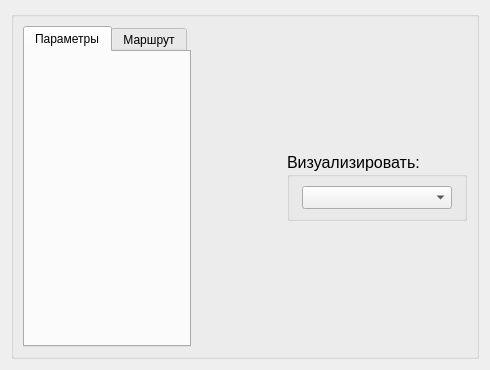
<?xml version="1.0" encoding="UTF-8"?>
<ui version="4.0">
 <class>visualInfoWidget</class>
 <widget class="QWidget" name="visualInfoWidget">
  <property name="geometry">
   <rect>
    <x>0</x>
    <y>0</y>
    <width>490</width>
    <height>370</height>
   </rect>
  </property>
  <property name="windowTitle">
   <string>Form</string>
  </property>
  <layout class="QVBoxLayout" name="verticalLayout_3">
   <item>
    <widget class="QGroupBox" name="mainGroupBox">
     <property name="title">
      <string/>
     </property>
     <layout class="QHBoxLayout" name="horizontalLayout_2">
      <item>
       <widget class="QTabWidget" name="addInfoTabWidget">
        <property name="sizePolicy">
         <sizepolicy hsizetype="Preferred" vsizetype="Preferred">
          <horstretch>0</horstretch>
          <verstretch>0</verstretch>
         </sizepolicy>
        </property>
        <property name="currentIndex">
         <number>0</number>
        </property>
        <widget class="QWidget" name="tab">
         <attribute name="title">
          <string>Параметры</string>
         </attribute>
         <layout class="QVBoxLayout" name="verticalLayout_2">
          <item>
           <spacer name="verticalSpacer">
            <property name="orientation">
             <enum>Qt::Vertical</enum>
            </property>
            <property name="sizeHint" stdset="0">
             <size>
              <width>20</width>
              <height>41</height>
             </size>
            </property>
           </spacer>
          </item>
         </layout>
        </widget>
        <widget class="QWidget" name="tab_2">
         <attribute name="title">
          <string>Маршрут</string>
         </attribute>
        </widget>
       </widget>
      </item>
      <item>
       <layout class="QVBoxLayout" name="verticalLayout">
        <item>
         <layout class="QHBoxLayout" name="horizontalLayout">
          <item>
           <spacer name="horizontalSpacer">
            <property name="orientation">
             <enum>Qt::Horizontal</enum>
            </property>
            <property name="sizeHint" stdset="0">
             <size>
              <width>40</width>
              <height>20</height>
             </size>
            </property>
           </spacer>
          </item>
          <item>
           <widget class="QGroupBox" name="typeVisObjGroupBox">
            <property name="sizePolicy">
             <sizepolicy hsizetype="Maximum" vsizetype="Maximum">
              <horstretch>0</horstretch>
              <verstretch>0</verstretch>
             </sizepolicy>
            </property>
            <property name="minimumSize">
             <size>
              <width>180</width>
              <height>0</height>
             </size>
            </property>
            <property name="font">
             <font>
              <pointsize>12</pointsize>
             </font>
            </property>
            <property name="title">
             <string>Визуализировать:</string>
            </property>
            <layout class="QHBoxLayout" name="horizontalLayout_12">
             <item>
              <widget class="QComboBox" name="objectVisualComboBox">
               <property name="maximumSize">
                <size>
                 <width>150</width>
                 <height>16777215</height>
                </size>
               </property>
               <property name="font">
                <font>
                 <pointsize>10</pointsize>
                </font>
               </property>
              </widget>
             </item>
            </layout>
           </widget>
          </item>
         </layout>
        </item>
        <item>
         <layout class="QVBoxLayout" name="areaDrawLayout"/>
        </item>
       </layout>
      </item>
     </layout>
    </widget>
   </item>
  </layout>
 </widget>
 <resources/>
 <connections/>
</ui>
